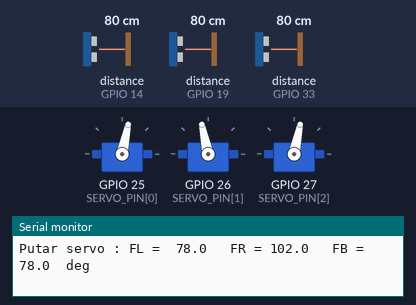
Bench run of a sketch on a simulated ESP32. On the bench: 3 × servo, the last lines printed to the serial monitor. Wiring (inferred from the names in the program): 3 × ultrasonic range finder: trigger GPIO 13, echo GPIO 14 / trigger GPIO 18, echo GPIO 19 / trigger GPIO 32, echo GPIO 33. The inputs (shaded band) are chosen by the test bench; at power-on: distance to the obstacle (sensors on GPIO 14, GPIO 19, GPIO 33) 80 cm. The echo pulse lasts 58.3 µs per cm; servo pulses on a pin are drawn as a servo (544–2400 µs = 0–180°).

Above: at 1.2 s.
1.3 s: distance to the obstacle (sensor on GPIO 14) set to 77 cm
At 4.0 s:
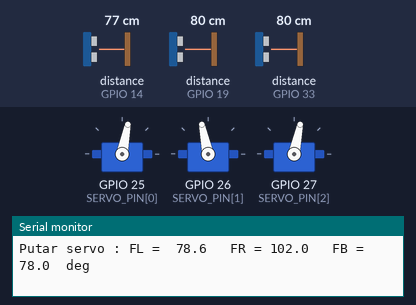
4.3 s: distance to the obstacle (sensor on GPIO 19) set to 35 cm
At 6.9 s:
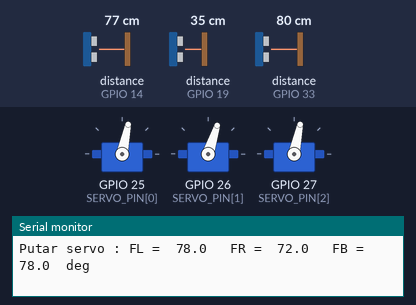
7.3 s: distance to the obstacle (sensor on GPIO 33) set to 2 cm
At 9.3 s:
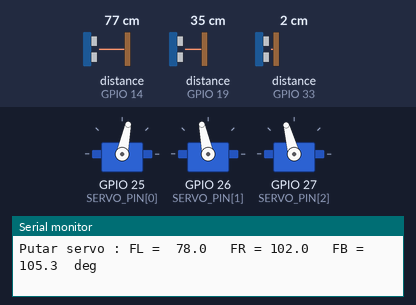
10.3 s: distance to the obstacle (sensor on GPIO 14) set to 25 cm
At 10.9 s:
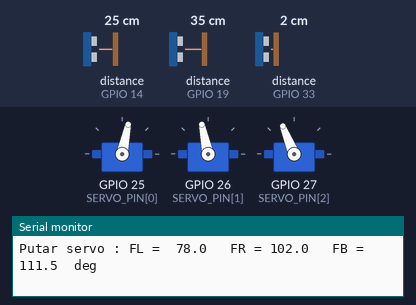
13.3 s: distance to the obstacle (sensor on GPIO 14) set to 22 cm
16.3 s: distance to the obstacle (sensor on GPIO 19) set to 2 cm
Timing chart, 0 to 20.3 s (numbered marks = the images above; inputs shaded):
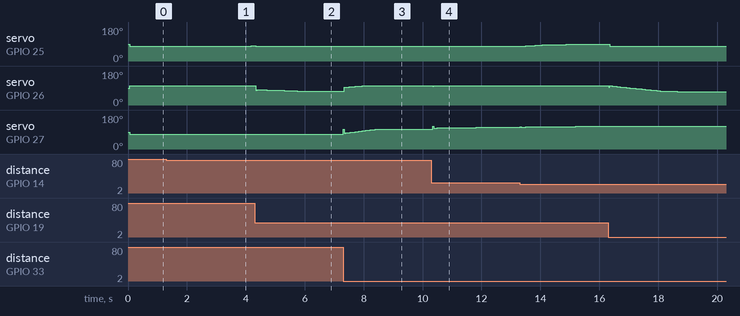

Measured:
- after the input at 1.3 s, servo on GPIO 25 (SERVO_PIN[0]): 78° → 79° after 2.3 s, → 80° 0.56 s later
- after the input at 7.3 s, servo on GPIO 26 (SERVO_PIN[1]): moves from 72° to 102° over 0.72 s, starting after 0.05 s
- after the input at 10.3 s, servo on GPIO 26 (SERVO_PIN[1]): 102° → 99° at once, → 102° 0.04 s later; servo on GPIO 27 (SERVO_PIN[2]): moves from 105° to 116° over 2.8 s, starting at once

The sketch:

HilmiTaqiyuddinHaq_Practice.ino
```cpp
const int SERVO_PIN[3] = {25, 26, 27};
const int TRIG[3] = {13, 18, 32};
const int ECHO[3] = {14, 19, 33};

// target
float targetTinggi = 25;
float targetPitch = 0;
float targetRoll = 0;

// posisi sensor dari cg
const float X_DEPAN = 120, X_BELAKANG = -210, Y_SAMPING = 80;

// variabel foilnya
const float FOIL_DASAR = 0;
const float FOIL_MIN = -4, FOIL_MAX = 10;  // batas
const int   ARAH_SERVO[3] = {1, -1, 1};

struct PID {
  float kp, ki, kd;
  float integral;
  float errorLama;
};

PID pidTinggi = {0.12, 0.10, 0.01, 0, 0};
PID pidPitch  = {0.60, 0.40, 0.00, 0, 0};
PID pidRoll   = {0.50, 0.50, 0.00, 0, 0};

float hitungPID(PID &pid, float error, float dt) {
  pid.integral += pid.ki * error * dt;
  pid.integral = constrain(pid.integral, -4, 4);
  float turunan = (error - pid.errorLama) / dt;
  pid.errorLama = error;
  float output = pid.kp * error + pid.integral + pid.kd * turunan;
  return constrain(output, -6, 6);
}

float servoSekarang[3] = {90, 90, 90};   //ini di set 90 sebagai default di 3 servonya

void servoMulai(int i) {
  ledcAttach(SERVO_PIN[i], 50, 14);
}

void tulisFoil(int i, float sudutFoil) {
  sudutFoil = constrain(sudutFoil, FOIL_MIN, FOIL_MAX);
  float sudutServo = 90 + ARAH_SERVO[i] * 3 * sudutFoil;
  servoSekarang[i] = sudutServo;
  float pulsaUs = 544 + sudutServo * (2400 - 544) / 180;
  int duty = pulsaUs * 16383 / 20000; // 14 bit dengan periode 20 ms
  ledcWrite(SERVO_PIN[i], duty);
}

// sensor
float bacaJarak(int i) {
  digitalWrite(TRIG[i], LOW);
  delayMicroseconds(2);
  digitalWrite(TRIG[i], HIGH);
  delayMicroseconds(10);
  digitalWrite(TRIG[i], LOW);
  long durasi = pulseIn(ECHO[i], HIGH, 10000);
  if (durasi == 0) return -1;
  return durasi / 58.0;
}

float jarak[3] = {25, 25, 25};

void setup() {
  Serial.begin(115200);
  for (int i = 0; i < 3; i++) {
    pinMode(TRIG[i], OUTPUT);
    pinMode(ECHO[i], INPUT);
    servoMulai(i);
    tulisFoil(i, FOIL_DASAR);
  }
}

void loop() {
  const float dt = 0.04;
  static unsigned long waktuLama = 0;
  if (millis() - waktuLama < 40) return;
  waktuLama = millis();

  // read ketiga sensor
  for (int i = 0; i < 3; i++) {
    float d = bacaJarak(i);
    if (d > 2 && d < 150) jarak[i] = d;
  }

  // hasil jarak -> tinggi pitch roll
  float tanRoll  = (jarak[0] - jarak[1]) / (2 * Y_SAMPING);
  float tanPitch = ((jarak[0] + jarak[1]) / 2 - jarak[2]) / (X_DEPAN - X_BELAKANG);
  float tinggi = jarak[2] - X_BELAKANG * tanPitch;
  float pitch  = atan(tanPitch) * RAD_TO_DEG;
  float roll   = atan(tanRoll) * RAD_TO_DEG;

  // kalkulasi pid
  float uTinggi = hitungPID(pidTinggi, targetTinggi - tinggi, dt);
  float uPitch  = hitungPID(pidPitch,  targetPitch - pitch,   dt);
  float uRoll   = hitungPID(pidRoll,   targetRoll - roll,     dt);

  float foil[3];
  foil[0] = FOIL_DASAR + uTinggi + uPitch + uRoll;
  foil[1] = FOIL_DASAR + uTinggi + uPitch - uRoll;
  foil[2] = FOIL_DASAR + uTinggi - 1.75 * uPitch;
  for (int i = 0; i < 3; i++) {
    foil[i] = constrain(foil[i], FOIL_MIN, FOIL_MAX);
    tulisFoil(i, foil[i]);
  }

  // di tampil serial monitor
  static unsigned long waktuPrint = 0;
  if (millis() - waktuPrint >= 500) {
    waktuPrint = millis();
    Serial.println("------------------------------------------------------------");
    Serial.printf("Sensor (cm) : sL = %5.1f   sR = %5.1f   sB = %5.1f\n",
                  jarak[0], jarak[1], jarak[2]);
    Serial.printf("Kapal       : tinggi = %5.1f cm   pitch = %5.2f deg   roll = %5.2f deg\n",
                  tinggi, pitch, roll);
    Serial.printf("Sudut foil  : FL = %5.2f   FR = %5.2f   FB = %5.2f  deg\n",
                  foil[0], foil[1], foil[2]);
    Serial.printf("Putar servo : FL = %5.1f   FR = %5.1f   FB = %5.1f  deg\n",
                  servoSekarang[0], servoSekarang[1], servoSekarang[2]);
  }
}
```
